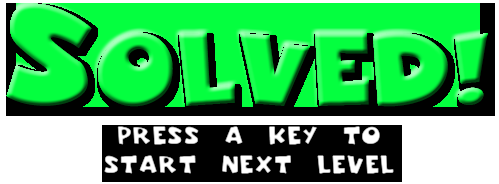
#> input picture star_solved.png, 499 x 184 px
$ python test5.py
#> lines starting #> are read from the running program, lines starting #| are printed output that depends on the picture; after the words box and inside, x2 and y2 are one past the last pixel; in counts of white or black regions, pixels touching at a corner belong together
#> in display_image_modes, img is the input picture: shape (184, 499, 3); mean B, G, R 96.3, 175.1, 72
import cv2
import numpy as np
import matplotlib.pyplot as plt

def convert_bgr_to_rgb(img):
    """
    Chuyển đổi ảnh từ BGR sang RGB
    - Trong OpenCV, ảnh được đọc theo định dạng BGR (Blue-Green-Red)
    - Cần chuyển sang RGB (Red-Green-Blue) để hiển thị đúng màu sắc
    """
    height, width = img.shape[:2]
#> height = 184; width = 499
    rgb_img = np.zeros_like(img)

    for i in range(height):
        for j in range(width):
            rgb_img[i,j,0] = img[i,j,2]  # R = B cũ
            rgb_img[i,j,1] = img[i,j,1]  # G giữ nguyên
            rgb_img[i,j,2] = img[i,j,0]  # B = R cũ

    return rgb_img

def convert_to_grayscale(img):
    """
    Chuyển đổi ảnh màu sang ảnh xám
    Sử dụng công thức: Y = 0.299*R + 0.587*G + 0.114*B
    """
    height, width = img.shape[:2]
#> height = 184; width = 499
    gray_img = np.zeros((height, width), dtype=np.uint8)

    for i in range(height):
        for j in range(width):
            B = img[i,j,0]
            G = img[i,j,1]
            R = img[i,j,2]
            gray_value = 0.299*R + 0.587*G + 0.114*B
            gray_img[i,j] = np.clip(gray_value, 0, 255)
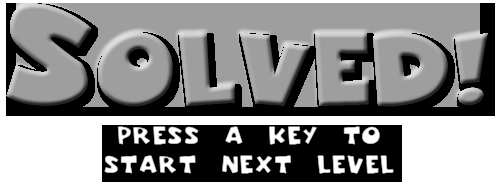
#> gray_img: shape (184, 499); min 0, max 255, mean 135.2

    return gray_img

def convert_to_binary(gray_img, threshold=127):
    """
    Chuyển đổi ảnh xám sang ảnh nhị phân (đen trắng)
    """
#> called with threshold = 127
    height, width = gray_img.shape
#> height = 184; width = 499
    binary_img = np.zeros((height, width), dtype=np.uint8)

    for i in range(height):
        for j in range(width):
            binary_img[i,j] = 255 if gray_img[i,j] > threshold else 0
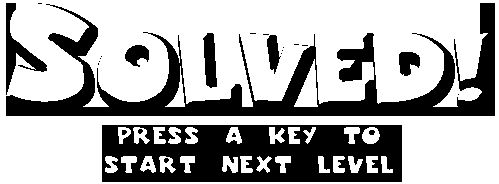
#> binary_img: shape (184, 499); 67% white; 26 black regions (17 under 20 px), largest, box (x1, y1, x2, y2) and area: (6, 3, 495, 116) 14362, (102, 125, 402, 182) 13132, (6, 3, 47, 95) 1022

    return binary_img

def display_matrix(img, title, max_size=8):
    """
    Hiển thị ma trận pixel của ảnh
    - max_size: kích thước tối đa để hiển thị toàn bộ pixel
    """
#> called with title = 'Ma trận ảnh gốc (BGR)', max_size = 8
    height, width = img.shape[:2]
#> height = 184; width = 499

    print(f"\n{'-'*50}")
    print(f"{title}:")
    print(f"Kích thước ảnh: {height}x{width} pixel")
#| Kích thước ảnh: 184x499 pixel

    # Xác định vùng hiển thị
    disp_h = min(height, max_size)
#> disp_h = 8
    disp_w = min(width, max_size)
#> disp_w = 8

    # In ra chỉ số cột
    print("\nChỉ số cột:")
    print("   ", end="")
    for j in range(disp_w):
        print(f"{j:^12}", end="")
    print("\n" + "-"*((disp_w * 12) + 4))

    # Hiển thị ma trận với chỉ số hàng
    if len(img.shape) == 3:  # Ảnh màu (3 kênh)
        for i in range(disp_h):
            print(f"{i:2} |", end="")
            for j in range(disp_w):
                if title.find("BGR") >= 0:
                    print(f"B:{img[i,j,0]:3d}", end=" ")
                    print(f"G:{img[i,j,1]:3d}", end=" ")
                    print(f"R:{img[i,j,2]:3d}", end="|")
                else:  # RGB
                    print(f"R:{img[i,j,0]:3d}", end=" ")
                    print(f"G:{img[i,j,1]:3d}", end=" ")
                    print(f"B:{img[i,j,2]:3d}", end="|")
            print()  # Xuống dòng sau mỗi hàng
#> this loop made 8 passes
#| B:255 G:255 R:255|B:255 G:255 R:255|B:255 G:255 R:255|B:255 G:255 R:255|B:255 G:255 R:255|B:255 G:255 R:255|B:255 G:255 R:255|B:255 G:255 R:255|
#| B:255 G:255 R:255|B:255 G:255 R:255|B:255 G:255 R:255|B:255 G:255 R:255|B:255 G:255 R:255|B:255 G:255 R:255|B:255 G:255 R:255|B:255 G:255 R:255|
#| B:255 G:255 R:255|B:255 G:255 R:255|B:255 G:255 R:255|B:255 G:255 R:255|B:255 G:255 R:255|B:255 G:255 R:255|B:255 G:255 R:255|B:255 G:255 R:255|
#| B:255 G:255 R:255|B:255 G:255 R:255|B:255 G:255 R:255|B:255 G:255 R:255|B:255 G:255 R:255|B:255 G:255 R:255|B:  0 G:  0 R:  0|B:  0 G:  0 R:  0|
#| B:255 G:255 R:255|B:255 G:255 R:255|B:255 G:255 R:255|B:255 G:255 R:255|B:255 G:255 R:255|B:255 G:255 R:255|B:  0 G:  0 R:  0|B:  0 G:  0 R:  0|
#| B:255 G:255 R:255|B:255 G:255 R:255|B:255 G:255 R:255|B:255 G:255 R:255|B:255 G:255 R:255|B:255 G:255 R:255|B:  0 G:  0 R:  0|B:  0 G:  0 R:  0|
#| B:255 G:255 R:255|B:255 G:255 R:255|B:255 G:255 R:255|B:255 G:255 R:255|B:255 G:255 R:255|B:255 G:255 R:255|B:  0 G:  0 R:  0|B:  0 G:  0 R:  0|
#| B:255 G:255 R:255|B:255 G:255 R:255|B:255 G:255 R:255|B:255 G:255 R:255|B:255 G:255 R:255|B:255 G:255 R:255|B:  0 G:  0 R:  0|B:  0 G:  0 R:  0|
    else:  # Ảnh xám hoặc nhị phân (1 kênh)
        for i in range(disp_h):
            print(f"{i:2} |", end="")
            for j in range(disp_w):
                print(f"{img[i,j]:^11}|", end="")
            print()

    print("-"*((disp_w * 12) + 4))

    if height > max_size or width > max_size:
        print(f"* Chỉ hiển thị {max_size}x{max_size} pixel đầu tiên của ảnh")
    print(f"{'-'*50}\n")

def display_image_modes(image_path):
    """
    Hiển thị ảnh ở 3 chế độ: Màu, Xám và Nhị phân
    Kèm theo ma trận pixel tương ứng
    """
    # 1. Đọc ảnh
    img = cv2.imread(image_path)
    if img is None:
        raise FileNotFoundError("Không thể đọc file ảnh")

    # 2. Xử lý ảnh qua 3 bước
    img_rgb = convert_bgr_to_rgb(img)
    img_gray = convert_to_grayscale(img)
    img_binary = convert_to_binary(img_gray)

    # 3. Hiển thị ma trận pixel
    print("\n=== HIỂN THỊ GIÁ TRỊ PIXEL CỦA ẢNH ===")
    display_matrix(img, "Ma trận ảnh gốc (BGR)")
    display_matrix(img_rgb, "Ma trận ảnh RGB")
#| Kích thước ảnh: 184x499 pixel
#> the loop in display_matrix (call 2), `for i in range(disp_h):` made 8 passes
#| R:255 G:255 B:255|R:255 G:255 B:255|R:255 G:255 B:255|R:255 G:255 B:255|R:255 G:255 B:255|R:255 G:255 B:255|R:255 G:255 B:255|R:255 G:255 B:255|
#| R:255 G:255 B:255|R:255 G:255 B:255|R:255 G:255 B:255|R:255 G:255 B:255|R:255 G:255 B:255|R:255 G:255 B:255|R:255 G:255 B:255|R:255 G:255 B:255|
#| R:255 G:255 B:255|R:255 G:255 B:255|R:255 G:255 B:255|R:255 G:255 B:255|R:255 G:255 B:255|R:255 G:255 B:255|R:255 G:255 B:255|R:255 G:255 B:255|
#| R:255 G:255 B:255|R:255 G:255 B:255|R:255 G:255 B:255|R:255 G:255 B:255|R:255 G:255 B:255|R:255 G:255 B:255|R:  0 G:  0 B:  0|R:  0 G:  0 B:  0|
#| R:255 G:255 B:255|R:255 G:255 B:255|R:255 G:255 B:255|R:255 G:255 B:255|R:255 G:255 B:255|R:255 G:255 B:255|R:  0 G:  0 B:  0|R:  0 G:  0 B:  0|
#| R:255 G:255 B:255|R:255 G:255 B:255|R:255 G:255 B:255|R:255 G:255 B:255|R:255 G:255 B:255|R:255 G:255 B:255|R:  0 G:  0 B:  0|R:  0 G:  0 B:  0|
#| R:255 G:255 B:255|R:255 G:255 B:255|R:255 G:255 B:255|R:255 G:255 B:255|R:255 G:255 B:255|R:255 G:255 B:255|R:  0 G:  0 B:  0|R:  0 G:  0 B:  0|
#| R:255 G:255 B:255|R:255 G:255 B:255|R:255 G:255 B:255|R:255 G:255 B:255|R:255 G:255 B:255|R:255 G:255 B:255|R:  0 G:  0 B:  0|R:  0 G:  0 B:  0|
    display_matrix(img_gray, "Ma trận ảnh xám")
#| Kích thước ảnh: 184x499 pixel
    display_matrix(img_binary, "Ma trận ảnh nhị phân")
#| Kích thước ảnh: 184x499 pixel

    # 4. Hiển thị hình ảnh
    plt.figure(figsize=(15, 5))

    plt.subplot(131)
    plt.title('Ảnh Màu (RGB)\nR=Đỏ, G=Xanh lá, B=Xanh dương')
    plt.imshow(img_rgb)
    plt.axis('off')

    plt.subplot(132)
    plt.title('Ảnh Xám\nĐộ xám = 0.299*R + 0.587*G + 0.114*B')
    plt.imshow(img_gray, cmap='gray')
    plt.axis('off')

    plt.subplot(133)
    plt.title('Ảnh Nhị phân\nNgưỡng = 127\n>127: Trắng (255)\n≤127: Đen (0)')
    plt.imshow(img_binary, cmap='gray')
    plt.axis('off')

    plt.tight_layout()
    plt.show()
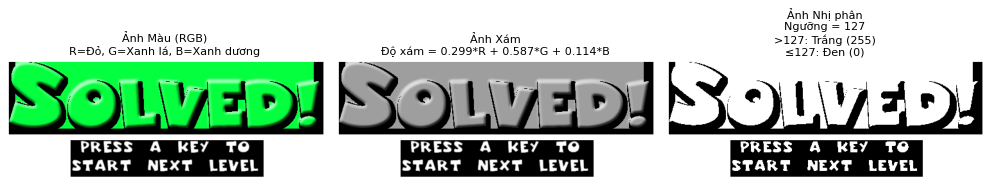
#> figure drawn by matplotlib, 3 panels

# Chạy chương trình
try:
    display_image_modes('star_solved.png')
except Exception as e:
    print(f"Lỗi: {str(e)}")
